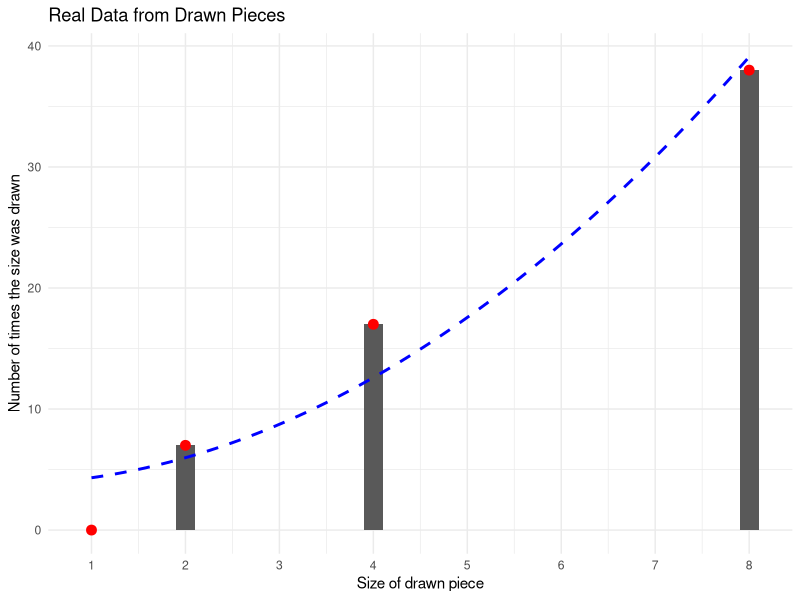
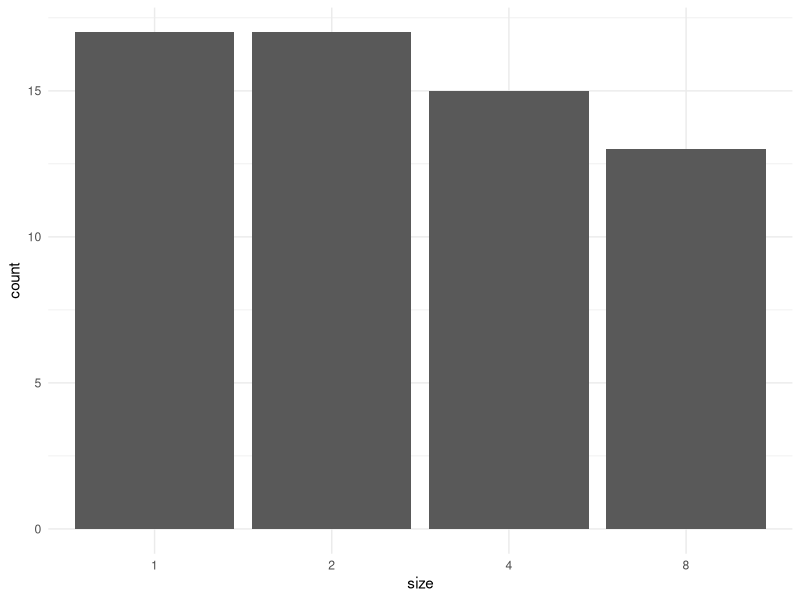

Write the R code that produced these figures, in order.
## ---- chunk 1
library(tidyverse)
library(ggplot2)

# set this to your path
setwd(r"(C:\Users\Valen\Documents\Git-Repositorys\TUHH\Applied Statistics\week02)")

experiment_data <- read.table("Week_2_Experiment.csv", header=TRUE)
## ---- chunk 2
freq_real <- table(factor(experiment_data$PieceSize, levels = c(1, 2, 4, 8)))
freq_real_df <- as.data.frame(freq_real)
colnames(freq_real_df) <- c("size", "count")

freq_real_df$size <- as.numeric(as.character(freq_real_df$size))

ggplot(freq_real_df, aes(x=size, y=count)) +
  geom_col(width = 0.2) +
  geom_point(size = 3, color = "red") +
  geom_smooth(
    method = "lm",
    formula = y ~ I(x^2),  # fit y = a*x^2
    color = "blue",
    se = FALSE,
    linetype = 2
  ) +
  scale_x_continuous(
    breaks = 1:8  # ticks at 1, 2, 3, ..., 8
  ) +
  labs(
    title = "Real Data from Drawn Pieces",
    x = "Size of drawn piece",
    y = "Number of times the size was drawn"
  ) +
  theme_minimal() 
  
## ---- chunk 3
mean_value_real <- mean(experiment_data$PieceSize)
freq_variance_real <- var(freq_real_df$count) 
## ---- chunk 4
outcomes <- c(1, 2, 4, 8)
probabilities <- c(0.25, 0.25, 0.25, 0.25)

set.seed(123)
sizes_sim <- sample(outcomes, size=62, replace=TRUE, prob=probabilities)

freq_sim <- table(factor(sizes_sim, levels=outcomes))
freq_sim_df <- as.data.frame(freq_sim)
colnames(freq_sim_df) <- c("size", "count")


ggplot(freq_sim_df, aes(x=size, y=count))+
  geom_col() + 
  theme_minimal()
## ---- chunk 5
mean_value_sim <- mean(sizes_sim)
freq_variance_sim <- var(freq_sim_df$count) # ? makes sense?
expected_value_sim <- sum(outcomes*probabilities)
